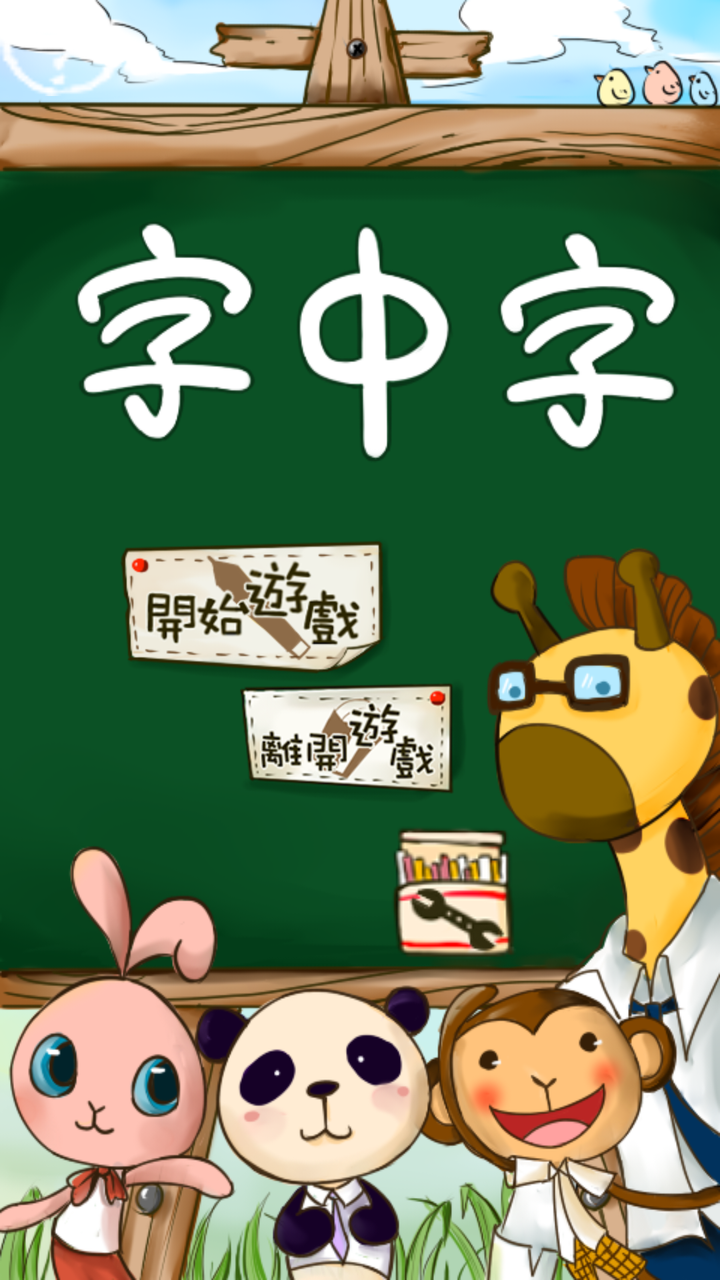
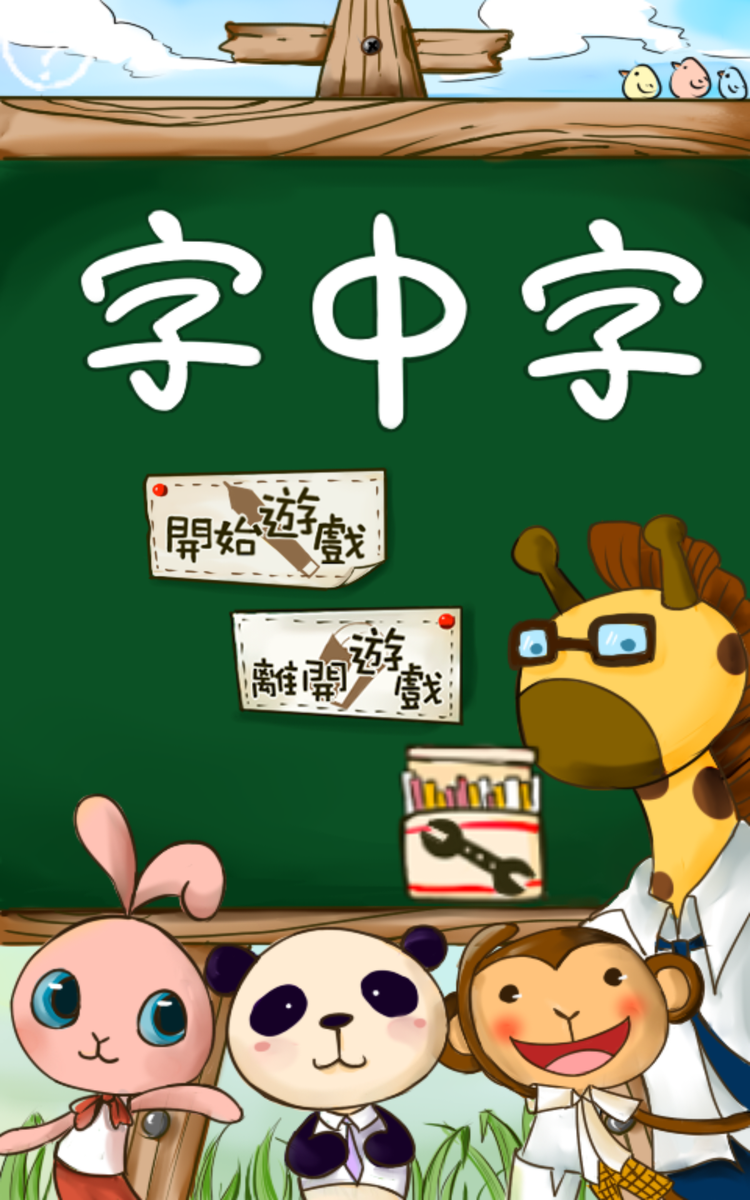

The same Android screen from two of the app's own layout files: first res/layout/ as a phone draws it, then the repository's variant for another configuration, drawn on a device whose configuration selects that folder. Both files follow.
<!-- AndroidManifest.xml: application theme AppTheme -->
<!-- res/layout/activity_menu_main.xml -->
<?xml version="1.0" encoding="utf-8"?>
<RelativeLayout xmlns:android="http://schemas.android.com/apk/res/android"
    android:id="@+id/mainrl"
    android:layout_width="match_parent"
    android:layout_height="match_parent"
    android:background="@drawable/bg_menu_main" >

    <TextView
        android:id="@+id/mainachieve"
        android:layout_width="wrap_content"
        android:layout_height="wrap_content"
        style="@style/mainachieve"
        android:layout_alignParentRight="true"/>

    <Button
        android:id="@+id/info"
        android:layout_width="wrap_content"
        android:layout_height="wrap_content"
        android:background="@drawable/btn_info" />
	
    <RelativeLayout 
        android:id="@+id/marl"
   		android:layout_width="wrap_content"
    	android:layout_height="wrap_content"
    	android:layout_centerHorizontal="true"
    	android:layout_centerVertical="true" >    

        <TextView
            android:id="@+id/entv"
            android:layout_width="wrap_content"
            android:layout_height="wrap_content"
            android:width="240dp"
            android:height="30dp" />
        
	    <Button
	        android:id="@+id/startgame"
	        android:layout_width="wrap_content"
	        android:layout_height="wrap_content"
			android:layout_below="@+id/entv"
	        android:background="@drawable/btn_start" />
	        

        <TextView
            android:id="@+id/entv2"
            android:layout_width="wrap_content"
            android:layout_height="wrap_content"
            android:layout_below="@+id/startgame"
            android:width="60dp"
            android:height="60dp" />

        <Button
	        android:id="@+id/exitgame"
	        android:layout_width="wrap_content"
	        android:layout_height="wrap_content"
	        android:layout_toRightOf="@+id/entv2"
            android:layout_alignBottom="@+id/entv2"
	        android:background="@drawable/btn_exit" />
	        

	</RelativeLayout>

    <TextView
        android:id="@+id/entv3"
        android:layout_width="wrap_content"
        android:layout_height="wrap_content"
        android:layout_below="@+id/marl"
        android:layout_centerHorizontal="true"
        android:width="30dp"
        android:height="70dp" />

    <Button
        android:id="@+id/settings"
        android:layout_width="63dp"
        android:layout_height="68dp"
        android:layout_below="@+id/marl"
        android:layout_marginTop="10dp"
        android:layout_toRightOf="@+id/entv3"
        android:background="@drawable/btn_menu_settings" />
	
</RelativeLayout>
<!-- resources referenced by this layout -->
<resources>
  <!-- drawable bg_menu_main: png bitmap (drawable-hdpi, 278114 bytes) -->
  <!-- drawable btn_exit (drawable) -->
  <?xml version="1.0" encoding="utf-8"?>
  <selector xmlns:android="http://schemas.android.com/apk/res/android" >
      <item android:state_pressed="true" android:drawable="@drawable/btn_exit_1" />
  	<item android:state_focused="true" android:drawable="@drawable/btn_exit_1" />
  	<item android:drawable="@drawable/btn_exit_0" />
  </selector>
  <!-- drawable btn_info (drawable) -->
  <?xml version="1.0" encoding="utf-8"?>
  <selector xmlns:android="http://schemas.android.com/apk/res/android" >
      <item android:state_pressed="true" android:drawable="@drawable/btn_info_1" />
  	<item android:state_focused="true" android:drawable="@drawable/btn_info_1" />
  	<item android:drawable="@drawable/btn_info_0" />
  </selector>
  <!-- drawable btn_menu_settings (drawable) -->
  <?xml version="1.0" encoding="utf-8"?>
  <selector xmlns:android="http://schemas.android.com/apk/res/android" >
      <item android:state_pressed="true" android:drawable="@drawable/btn_menu_settings_1" />
  	<item android:state_focused="true" android:drawable="@drawable/btn_menu_settings_1" />
  	<item android:drawable="@drawable/btn_menu_settings_0" />
  </selector>
  <!-- drawable btn_start (drawable) -->
  <?xml version="1.0" encoding="utf-8"?>
  <selector xmlns:android="http://schemas.android.com/apk/res/android" >
      <item android:state_pressed="true" android:drawable="@drawable/btn_start_1" />
  	<item android:state_focused="true" android:drawable="@drawable/btn_start_1" />
  	<item android:drawable="@drawable/btn_start_0" />
  </selector>
  <!-- from res/values-xhdpi/ -->
  <style name="mainachieve">
          <item name="android:width">80sp</item>
          <item name="android:height">50sp</item>
      </style>
  <style name="AppTheme" parent="AppBaseTheme">
          
      </style>
  <!-- drawable btn_exit_1: png bitmap (drawable-hdpi, 30201 bytes) -->
  <!-- drawable btn_exit_0: png bitmap (drawable-hdpi, 31153 bytes) -->
  <!-- drawable btn_info_1: png bitmap (drawable-hdpi, 1054 bytes) -->
  <!-- drawable btn_info_0: png bitmap (drawable-hdpi, 1033 bytes) -->
  <!-- drawable btn_menu_settings_1: png bitmap (drawable-hdpi, 8825 bytes) -->
  <!-- drawable btn_menu_settings_0: png bitmap (drawable-hdpi, 9019 bytes) -->
  <!-- drawable btn_start_1: png bitmap (drawable-hdpi, 32370 bytes) -->
  <!-- drawable btn_start_0: png bitmap (drawable-hdpi, 33767 bytes) -->
  <!-- from res/values-v11/ -->
  <style name="AppBaseTheme" parent="android:Theme.Holo.Light">
          
      </style>
</resources>
<!-- res/layout-large/activity_menu_main.xml (the repository's variant of the layout above) -->
<!-- drawn on a 7-inch tablet held upright -->
<?xml version="1.0" encoding="utf-8"?>
<RelativeLayout xmlns:android="http://schemas.android.com/apk/res/android"
    android:id="@+id/mainrl"
    android:layout_width="match_parent"
    android:layout_height="match_parent"
    android:background="@drawable/bg_menu_main" >

    <TextView
        android:id="@+id/mainachieve"
        android:layout_width="wrap_content"
        android:layout_height="wrap_content"
        style="@style/mainachieve"
        android:layout_alignParentRight="true"/>

    <Button
        android:id="@+id/info"
        android:layout_width="79dp"
        android:layout_height="73dp"
        android:background="@drawable/btn_info" />
	
    <RelativeLayout 
        android:id="@+id/marl"
   		android:layout_width="wrap_content"
    	android:layout_height="wrap_content"
    	android:layout_centerHorizontal="true"
    	android:layout_centerVertical="true" >

        <TextView
            android:layout_width="wrap_content"
            android:layout_height="wrap_content"
            android:layout_toRightOf="@+id/startgame"
            android:layout_alignBottom="@+id/startgame"
            android:width="170dp"
            android:height="30dp" />
        
	    <Button
	        android:id="@+id/startgame"
	        android:layout_width="204dp"
	        android:layout_height="109dp"
	        android:background="@drawable/btn_start" />
	        

        <TextView
            android:id="@+id/entv2"
            android:layout_width="wrap_content"
            android:layout_height="wrap_content"
            android:layout_below="@+id/startgame"
            android:width="70dp"
            android:height="70dp" />

        <Button
	        android:id="@+id/exitgame"
	        android:layout_width="200dp"
	        android:layout_height="109dp"
	        android:layout_toRightOf="@+id/entv2"
	        android:layout_below="@+id/startgame"
	        android:background="@drawable/btn_exit" />
	        

	</RelativeLayout>

    <TextView
        android:id="@+id/entv3"
        android:layout_width="wrap_content"
        android:layout_height="wrap_content"
        android:layout_below="@+id/marl"
        android:layout_centerHorizontal="true"
        android:width="30dp"
        android:height="70dp" />

    <Button
        android:id="@+id/settings"
        android:layout_width="126dp"
        android:layout_height="136dp"
        android:layout_below="@+id/marl"
        android:layout_toRightOf="@+id/entv3"
        android:background="@drawable/btn_menu_settings" />
	
</RelativeLayout>
<!-- resources referenced by the variant -->
<!-- as a 7-inch tablet held upright resolves them -->
<resources>
  <!-- drawable bg_menu_main: png bitmap (drawable-hdpi, 278114 bytes) -->
  <!-- drawable btn_exit (drawable) -->
  <?xml version="1.0" encoding="utf-8"?>
  <selector xmlns:android="http://schemas.android.com/apk/res/android" >
      <item android:state_pressed="true" android:drawable="@drawable/btn_exit_1" />
  	<item android:state_focused="true" android:drawable="@drawable/btn_exit_1" />
  	<item android:drawable="@drawable/btn_exit_0" />
  </selector>
  <!-- drawable btn_info (drawable) -->
  <?xml version="1.0" encoding="utf-8"?>
  <selector xmlns:android="http://schemas.android.com/apk/res/android" >
      <item android:state_pressed="true" android:drawable="@drawable/btn_info_1" />
  	<item android:state_focused="true" android:drawable="@drawable/btn_info_1" />
  	<item android:drawable="@drawable/btn_info_0" />
  </selector>
  <!-- drawable btn_menu_settings (drawable) -->
  <?xml version="1.0" encoding="utf-8"?>
  <selector xmlns:android="http://schemas.android.com/apk/res/android" >
      <item android:state_pressed="true" android:drawable="@drawable/btn_menu_settings_1" />
  	<item android:state_focused="true" android:drawable="@drawable/btn_menu_settings_1" />
  	<item android:drawable="@drawable/btn_menu_settings_0" />
  </selector>
  <!-- drawable btn_start (drawable) -->
  <?xml version="1.0" encoding="utf-8"?>
  <selector xmlns:android="http://schemas.android.com/apk/res/android" >
      <item android:state_pressed="true" android:drawable="@drawable/btn_start_1" />
  	<item android:state_focused="true" android:drawable="@drawable/btn_start_1" />
  	<item android:drawable="@drawable/btn_start_0" />
  </selector>
  <!-- from res/values-large/ -->
  <style name="mainachieve">
          <item name="android:width">110sp</item>
          <item name="android:height">80sp</item>
      </style>
  <style name="AppTheme" parent="AppBaseTheme">
          
      </style>
  <!-- drawable btn_exit_1: png bitmap (drawable-hdpi, 30201 bytes) -->
  <!-- drawable btn_exit_0: png bitmap (drawable-hdpi, 31153 bytes) -->
  <!-- drawable btn_info_1: png bitmap (drawable-hdpi, 1054 bytes) -->
  <!-- drawable btn_info_0: png bitmap (drawable-hdpi, 1033 bytes) -->
  <!-- drawable btn_menu_settings_1: png bitmap (drawable-hdpi, 8825 bytes) -->
  <!-- drawable btn_menu_settings_0: png bitmap (drawable-hdpi, 9019 bytes) -->
  <!-- drawable btn_start_1: png bitmap (drawable-hdpi, 32370 bytes) -->
  <!-- drawable btn_start_0: png bitmap (drawable-hdpi, 33767 bytes) -->
  <!-- from res/values-v11/ -->
  <style name="AppBaseTheme" parent="android:Theme.Holo.Light">
          
      </style>
</resources>
